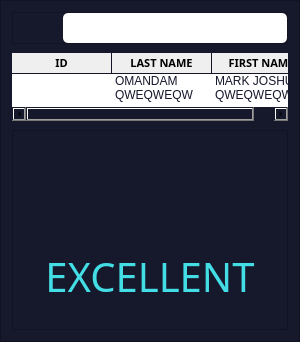
                  <widget class="QFrame" name="frame_20">
                   <property name="maximumSize">
                    <size>
                     <width>300</width>
                     <height>16777215</height>
                    </size>
                   </property>
                   <property name="styleSheet">
                    <string notr="true">background-color: rgb(22, 24, 44);</string>
                   </property>
                   <property name="frameShape">
                    <enum>QFrame::StyledPanel</enum>
                   </property>
                   <property name="frameShadow">
                    <enum>QFrame::Raised</enum>
                   </property>
                   <layout class="QVBoxLayout" name="verticalLayout_24">
                    <property name="spacing">
                     <number>9</number>
                    </property>
                    <item>
                     <widget class="QFrame" name="frame_26">
                      <property name="minimumSize">
                       <size>
                        <width>0</width>
                        <height>0</height>
                       </size>
                      </property>
                      <property name="maximumSize">
                       <size>
                        <width>370</width>
                        <height>16777215</height>
                       </size>
                      </property>
                      <property name="styleSheet">
                       <string notr="true"/>
                      </property>
                      <property name="frameShape">
                       <enum>QFrame::StyledPanel</enum>
                      </property>
                      <property name="frameShadow">
                       <enum>QFrame::Raised</enum>
                      </property>
                      <layout class="QHBoxLayout" name="horizontalLayout_17">
                       <property name="spacing">
                        <number>0</number>
                       </property>
                       <property name="leftMargin">
                        <number>0</number>
                       </property>
                       <property name="topMargin">
                        <number>0</number>
                       </property>
                       <property name="rightMargin">
                        <number>0</number>
                       </property>
                       <property name="bottomMargin">
                        <number>0</number>
                       </property>
                       <item>
                        <widget class="QLabel" name="conCheck_label_srchIcon">
                         <property name="minimumSize">
                          <size>
                           <width>50</width>
                           <height>0</height>
                          </size>
                         </property>
                         <property name="text">
                          <string/>
                         </property>
                         <property name="pixmap">
                          <pixmap resource="../imgs.qrc">:/newPrefix/images/icons8-search-24.png</pixmap>
                         </property>
                         <property name="alignment">
                          <set>Qt::AlignCenter</set>
                         </property>
                        </widget>
                       </item>
                       <item>
                        <widget class="QLineEdit" name="conCheck_search">
                         <property name="minimumSize">
                          <size>
                           <width>0</width>
                           <height>30</height>
                          </size>
                         </property>
                         <property name="font">
                          <font>
                           <family>Montserrat Light</family>
                           <pointsize>12</pointsize>
                          </font>
                         </property>
                         <property name="styleSheet">
                          <string notr="true">background-color: rgb(255, 255, 255);
color: rgb(22, 24, 44);
border-radius:5px;</string>
                         </property>
                        </widget>
                       </item>
                      </layout>
                     </widget>
                    </item>
                    <item>
                     <widget class="QTreeWidget" name="conCheck_treeWidget_2">
                      <property name="sizePolicy">
                       <sizepolicy hsizetype="Expanding" vsizetype="Expanding">
                        <horstretch>0</horstretch>
                        <verstretch>0</verstretch>
                       </sizepolicy>
                      </property>
                      <property name="layoutDirection">
                       <enum>Qt::LeftToRight</enum>
                      </property>
                      <property name="autoFillBackground">
                       <bool>false</bool>
                      </property>
                      <property name="styleSheet">
                       <string notr="true">QTreeWidget{
	background-color: rgb(255, 255, 255);
	color:rgb(22, 24, 44);
	border-radius:0px;
}

QTreeWidget QHeaderView::section {
	border-style:none;
	border-bottom:1px solid rgb(20, 21, 38) ;
	border-right:1px solid rgb(20, 21, 38);
}</string>
                      </property>
                      <property name="sizeAdjustPolicy">
                       <enum>QAbstractScrollArea::AdjustToContents</enum>
                      </property>
                      <property name="autoScroll">
                       <bool>true</bool>
                      </property>
                      <property name="editTriggers">
                       <set>QAbstractItemView::SelectedClicked</set>
                      </property>
                      <attribute name="headerCascadingSectionResizes">
                       <bool>false</bool>
                      </attribute>
                      <column>
                       <property name="text">
                        <string>ID</string>
                       </property>
                       <property name="font">
                        <font>
                         <family>Montserrat SemiBold</family>
                         <pointsize>8</pointsize>
                         <weight>75</weight>
                         <bold>true</bold>
                        </font>
                       </property>
                       <property name="textAlignment">
                        <set>AlignCenter</set>
                       </property>
                      </column>
                      <column>
                       <property name="text">
                        <string>LAST NAME</string>
                       </property>
                       <property name="font">
                        <font>
                         <family>Montserrat SemiBold</family>
                         <pointsize>8</pointsize>
                         <weight>75</weight>
                         <bold>true</bold>
                        </font>
                       </property>
                       <property name="textAlignment">
                        <set>AlignCenter</set>
                       </property>
                      </column>
                      <column>
                       <property name="text">
                        <string>FIRST NAME</string>
                       </property>
                       <property name="font">
                        <font>
                         <family>Montserrat SemiBold</family>
                         <pointsize>8</pointsize>
                         <weight>75</weight>
                         <bold>true</bold>
                        </font>
                       </property>
                       <property name="textAlignment">
                        <set>AlignCenter</set>
                       </property>
                      </column>
                      <item>
                       <property name="text">
                        <string/>
                       </property>
                       <property name="text">
                        <string>OMANDAM</string>
                       </property>
                       <property name="font">
                        <font>
                         <pointsize>9</pointsize>
                        </font>
                       </property>
                       <property name="textAlignment">
                        <set>AlignCenter</set>
                       </property>
                       <property name="text">
                        <string>MARK JOSHUA</string>
                       </property>
                       <property name="font">
                        <font>
                         <pointsize>9</pointsize>
                        </font>
                       </property>
                       <property name="textAlignment">
                        <set>AlignCenter</set>
                       </property>
                      </item>
                      <item>
                       <property name="text">
                        <string/>
                       </property>
                       <property name="text">
                        <string>QWEQWEQW</string>
                       </property>
                       <property name="font">
                        <font>
                         <pointsize>9</pointsize>
                        </font>
                       </property>
                       <property name="textAlignment">
                        <set>AlignCenter</set>
                       </property>
                       <property name="text">
                        <string>QWEQWEQW</string>
                       </property>
                       <property name="font">
                        <font>
                         <pointsize>9</pointsize>
                        </font>
                       </property>
                       <property name="textAlignment">
                        <set>AlignCenter</set>
                       </property>
                      </item>
                     </widget>
                    </item>
                    <item>
                     <widget class="QFrame" name="frame_23">
                      <property name="minimumSize">
                       <size>
                        <width>0</width>
                        <height>200</height>
                       </size>
                      </property>
                      <property name="frameShape">
                       <enum>QFrame::StyledPanel</enum>
                      </property>
                      <property name="frameShadow">
                       <enum>QFrame::Raised</enum>
                      </property>
                      <layout class="QVBoxLayout" name="verticalLayout_29">
                       <item>
                        <widget class="QLabel" name="conCheck_status_icon">
                         <property name="minimumSize">
                          <size>
                           <width>0</width>
                           <height>0</height>
                          </size>
                         </property>
                         <property name="maximumSize">
                          <size>
                           <width>16777215</width>
                           <height>16777215</height>
                          </size>
                         </property>
                         <property name="font">
                          <font>
                           <family>Montserrat Light</family>
                           <pointsize>30</pointsize>
                          </font>
                         </property>
                         <property name="text">
                          <string/>
                         </property>
                         <property name="pixmap">
                          <pixmap resource="../imgs.qrc">:/newPrefix/images/icons8-lol-100.png</pixmap>
                         </property>
                         <property name="scaledContents">
                          <bool>false</bool>
                         </property>
                         <property name="alignment">
                          <set>Qt::AlignCenter</set>
                         </property>
                        </widget>
                       </item>
                       <item>
                        <widget class="QLabel" name="conCheck_label_status">
                         <property name="palette">
                          <palette>
                           <active>
                            <colorrole role="WindowText">
                             <brush brushstyle="SolidPattern">
                              <color alpha="255">
                               <red>67</red>
                               <green>221</green>
                               <blue>230</blue>
                              </color>
                             </brush>
                            </colorrole>
                            <colorrole role="Button">
                             <brush brushstyle="SolidPattern">
                              <color alpha="255">
                               <red>22</red>
                               <green>24</green>
                               <blue>44</blue>
                              </color>
                             </brush>
                            </colorrole>
                            <colorrole role="Base">
                             <brush brushstyle="SolidPattern">
                              <color alpha="255">
                               <red>22</red>
                               <green>24</green>
                               <blue>44</blue>
                              </color>
                             </brush>
                            </colorrole>
                            <colorrole role="Window">
                             <brush brushstyle="SolidPattern">
                              <color alpha="255">
                               <red>22</red>
                               <green>24</green>
                               <blue>44</blue>
                              </color>
                             </brush>
                            </colorrole>
                           </active>
                           <inactive>
                            <colorrole role="WindowText">
                             <brush brushstyle="SolidPattern">
                              <color alpha="255">
                               <red>67</red>
                               <green>221</green>
                               <blue>230</blue>
                              </color>
                             </brush>
                            </colorrole>
                            <colorrole role="Button">
                             <brush brushstyle="SolidPattern">
                              <color alpha="255">
                               <red>22</red>
                               <green>24</green>
                               <blue>44</blue>
                              </color>
                             </brush>
                            </colorrole>
                            <colorrole role="Base">
                             <brush brushstyle="SolidPattern">
                              <color alpha="255">
                               <red>22</red>
                               <green>24</green>
                               <blue>44</blue>
                              </color>
                             </brush>
                            </colorrole>
                            <colorrole role="Window">
                             <brush brushstyle="SolidPattern">
                              <color alpha="255">
                               <red>22</red>
                               <green>24</green>
                               <blue>44</blue>
                              </color>
                             </brush>
                            </colorrole>
                           </inactive>
                           <disabled>
                            <colorrole role="WindowText">
                             <brush brushstyle="SolidPattern">
                              <color alpha="255">
                               <red>120</red>
                               <green>120</green>
                               <blue>120</blue>
                              </color>
                             </brush>
                            </colorrole>
                            <colorrole role="Button">
                             <brush brushstyle="SolidPattern">
                              <color alpha="255">
                               <red>22</red>
                               <green>24</green>
                               <blue>44</blue>
                              </color>
                             </brush>
                            </colorrole>
                            <colorrole role="Base">
                             <brush brushstyle="SolidPattern">
                              <color alpha="255">
                               <red>22</red>
                               <green>24</green>
                               <blue>44</blue>
                              </color>
                             </brush>
                            </colorrole>
                            <colorrole role="Window">
                             <brush brushstyle="SolidPattern">
                              <color alpha="255">
                               <red>22</red>
                               <green>24</green>
                               <blue>44</blue>
                              </color>
                             </brush>
                            </colorrole>
                           </disabled>
                          </palette>
                         </property>
                         <property name="font">
                          <font>
                           <family>Montserrat Light</family>
                           <pointsize>30</pointsize>
                          </font>
                         </property>
                         <property name="text">
                          <string>EXCELLENT</string>
                         </property>
                         <property name="scaledContents">
                          <bool>true</bool>
                         </property>
                         <property name="alignment">
                          <set>Qt::AlignCenter</set>
                         </property>
                        </widget>
                       </item>
                      </layout>
                     </widget>
                    </item>
                   </layout>
                  </widget>
